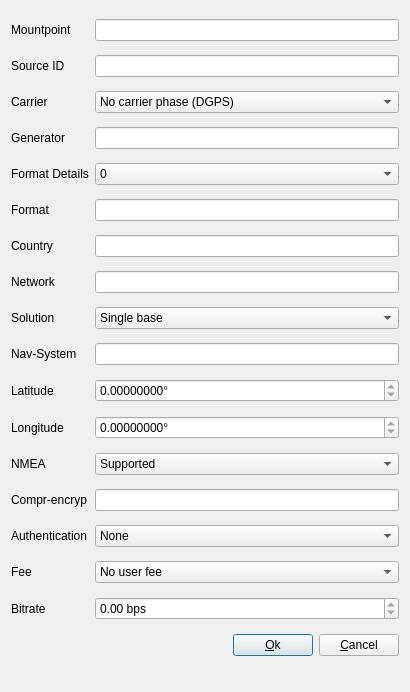
<?xml version="1.0" encoding="UTF-8"?>
<ui version="4.0">
 <class>MntpOptDialog</class>
 <widget class="QDialog" name="MntpOptDialog">
  <property name="geometry">
   <rect>
    <x>0</x>
    <y>0</y>
    <width>410</width>
    <height>692</height>
   </rect>
  </property>
  <property name="windowTitle">
   <string>Mountpoint Options</string>
  </property>
  <layout class="QGridLayout" name="gridLayout">
   <item row="11" column="1">
    <widget class="QDoubleSpinBox" name="sBSourceTable11">
     <property name="readOnly">
      <bool>true</bool>
     </property>
     <property name="suffix">
      <string>°</string>
     </property>
     <property name="decimals">
      <number>8</number>
     </property>
     <property name="minimum">
      <double>-180.000000000000000</double>
     </property>
     <property name="maximum">
      <double>360.000000000000000</double>
     </property>
    </widget>
   </item>
   <item row="15" column="1">
    <widget class="QComboBox" name="cBSourceTable17">
     <property name="toolTip">
      <string>Uage fee applied</string>
     </property>
     <item>
      <property name="text">
       <string>No user fee</string>
      </property>
     </item>
     <item>
      <property name="text">
       <string>Usage is charged</string>
      </property>
     </item>
    </widget>
   </item>
   <item row="1" column="0">
    <widget class="QLabel" name="Label14">
     <property name="text">
      <string>Source ID</string>
     </property>
    </widget>
   </item>
   <item row="14" column="1">
    <widget class="QComboBox" name="cBSourceTable16">
     <property name="toolTip">
      <string>Access protection for this data stream</string>
     </property>
     <item>
      <property name="text">
       <string>None</string>
      </property>
     </item>
     <item>
      <property name="text">
       <string>Basic</string>
      </property>
     </item>
     <item>
      <property name="text">
       <string>Digest</string>
      </property>
     </item>
    </widget>
   </item>
   <item row="11" column="0">
    <widget class="QLabel" name="Label9">
     <property name="text">
      <string>Longitude</string>
     </property>
    </widget>
   </item>
   <item row="16" column="0">
    <widget class="QLabel" name="Label13">
     <property name="text">
      <string>Bitrate</string>
     </property>
    </widget>
   </item>
   <item row="4" column="0">
    <widget class="QLabel" name="Label1">
     <property name="text">
      <string>Format Details</string>
     </property>
    </widget>
   </item>
   <item row="0" column="0">
    <widget class="QLabel" name="Label17">
     <property name="text">
      <string>Mountpoint</string>
     </property>
    </widget>
   </item>
   <item row="18" column="0" colspan="2">
    <widget class="QWidget" name="widget" native="true">
     <property name="sizePolicy">
      <sizepolicy hsizetype="Preferred" vsizetype="Fixed">
       <horstretch>0</horstretch>
       <verstretch>0</verstretch>
      </sizepolicy>
     </property>
     <layout class="QHBoxLayout" name="horizontalLayout">
      <property name="leftMargin">
       <number>0</number>
      </property>
      <property name="topMargin">
       <number>0</number>
      </property>
      <property name="rightMargin">
       <number>0</number>
      </property>
      <property name="bottomMargin">
       <number>0</number>
      </property>
      <item>
       <spacer name="horizontalSpacer">
        <property name="orientation">
         <enum>Qt::Horizontal</enum>
        </property>
        <property name="sizeHint" stdset="0">
         <size>
          <width>40</width>
          <height>20</height>
         </size>
        </property>
       </spacer>
      </item>
      <item>
       <widget class="QPushButton" name="btnOk">
        <property name="text">
         <string>&amp;Ok</string>
        </property>
        <property name="default">
         <bool>true</bool>
        </property>
       </widget>
      </item>
      <item>
       <widget class="QPushButton" name="btnCancel">
        <property name="text">
         <string>&amp;Cancel</string>
        </property>
       </widget>
      </item>
     </layout>
    </widget>
   </item>
   <item row="2" column="1">
    <widget class="QComboBox" name="cBSourceTable6">
     <item>
      <property name="text">
       <string>No carrier phase (DGPS)</string>
      </property>
     </item>
     <item>
      <property name="text">
       <string>L1 carrier phase (RTK)</string>
      </property>
     </item>
     <item>
      <property name="text">
       <string>L1 &amp; L2 carrier phase (RTK)</string>
      </property>
     </item>
    </widget>
   </item>
   <item row="10" column="0">
    <widget class="QLabel" name="Label8">
     <property name="text">
      <string>Latitude</string>
     </property>
    </widget>
   </item>
   <item row="5" column="0">
    <widget class="QLabel" name="Label2">
     <property name="text">
      <string>Format</string>
     </property>
    </widget>
   </item>
   <item row="7" column="0">
    <widget class="QLabel" name="Label4">
     <property name="text">
      <string>Network</string>
     </property>
    </widget>
   </item>
   <item row="13" column="0">
    <widget class="QLabel" name="Label10">
     <property name="text">
      <string>Compr-encryp</string>
     </property>
    </widget>
   </item>
   <item row="14" column="0">
    <widget class="QLabel" name="Label11">
     <property name="text">
      <string>Authentication</string>
     </property>
    </widget>
   </item>
   <item row="10" column="1">
    <widget class="QDoubleSpinBox" name="sBSourceTable10">
     <property name="readOnly">
      <bool>true</bool>
     </property>
     <property name="suffix">
      <string>°</string>
     </property>
     <property name="decimals">
      <number>8</number>
     </property>
     <property name="minimum">
      <double>-180.000000000000000</double>
     </property>
     <property name="maximum">
      <double>180.000000000000000</double>
     </property>
    </widget>
   </item>
   <item row="8" column="1">
    <widget class="QComboBox" name="cBSourceTable13">
     <item>
      <property name="text">
       <string>Single base</string>
      </property>
     </item>
     <item>
      <property name="text">
       <string>Network</string>
      </property>
     </item>
    </widget>
   </item>
   <item row="1" column="1">
    <widget class="QLineEdit" name="lESourceTable3">
     <property name="toolTip">
      <string>Source identifier, e.g. location</string>
     </property>
     <property name="readOnly">
      <bool>true</bool>
     </property>
    </widget>
   </item>
   <item row="2" column="0">
    <widget class="QLabel" name="Label15">
     <property name="text">
      <string>Carrier</string>
     </property>
    </widget>
   </item>
   <item row="0" column="1">
    <widget class="QLineEdit" name="lEMountPoint">
     <property name="toolTip">
      <string>Mountpoint name</string>
     </property>
    </widget>
   </item>
   <item row="9" column="1">
    <widget class="QLineEdit" name="lESourceTable7">
     <property name="toolTip">
      <string>Supported navigation systems</string>
     </property>
     <property name="readOnly">
      <bool>true</bool>
     </property>
    </widget>
   </item>
   <item row="3" column="0">
    <widget class="QLabel" name="Label16">
     <property name="text">
      <string>Generator</string>
     </property>
    </widget>
   </item>
   <item row="8" column="0">
    <widget class="QLabel" name="Label6">
     <property name="text">
      <string>Solution</string>
     </property>
    </widget>
   </item>
   <item row="15" column="0">
    <widget class="QLabel" name="Label12">
     <property name="text">
      <string>Fee</string>
     </property>
    </widget>
   </item>
   <item row="4" column="1">
    <widget class="QComboBox" name="cBSourceTable5">
     <item>
      <property name="text">
       <string>0</string>
      </property>
     </item>
     <item>
      <property name="text">
       <string>1</string>
      </property>
     </item>
     <item>
      <property name="text">
       <string>2</string>
      </property>
     </item>
     <item>
      <property name="text">
       <string>3</string>
      </property>
     </item>
    </widget>
   </item>
   <item row="9" column="0">
    <widget class="QLabel" name="Label7">
     <property name="text">
      <string>Nav-System</string>
     </property>
    </widget>
   </item>
   <item row="7" column="1">
    <widget class="QLineEdit" name="lESourceTable8">
     <property name="toolTip">
      <string>Network name</string>
     </property>
     <property name="readOnly">
      <bool>true</bool>
     </property>
    </widget>
   </item>
   <item row="5" column="1">
    <widget class="QLineEdit" name="lESourceTable4">
     <property name="toolTip">
      <string>Supported data stream format and  version</string>
     </property>
     <property name="readOnly">
      <bool>true</bool>
     </property>
    </widget>
   </item>
   <item row="3" column="1">
    <widget class="QLineEdit" name="lESourceTable14">
     <property name="toolTip">
      <string>Hard- or software generating the data stream</string>
     </property>
     <property name="readOnly">
      <bool>true</bool>
     </property>
    </widget>
   </item>
   <item row="6" column="0">
    <widget class="QLabel" name="Label3">
     <property name="text">
      <string>Country</string>
     </property>
    </widget>
   </item>
   <item row="13" column="1">
    <widget class="QLineEdit" name="lESourceTable15">
     <property name="toolTip">
      <string>Compression/Encryption algorithm applied</string>
     </property>
     <property name="readOnly">
      <bool>true</bool>
     </property>
    </widget>
   </item>
   <item row="6" column="1">
    <widget class="QLineEdit" name="lESourceTable9">
     <property name="toolTip">
      <string>Country code</string>
     </property>
     <property name="readOnly">
      <bool>true</bool>
     </property>
    </widget>
   </item>
   <item row="16" column="1">
    <widget class="QDoubleSpinBox" name="sBSourceTable18">
     <property name="toolTip">
      <string>Bite rate of data stream in bits per second</string>
     </property>
     <property name="readOnly">
      <bool>true</bool>
     </property>
     <property name="suffix">
      <string> bps</string>
     </property>
     <property name="maximum">
      <double>100000.000000000000000</double>
     </property>
    </widget>
   </item>
   <item row="12" column="0">
    <widget class="QLabel" name="Label18">
     <property name="toolTip">
      <string>&lt;html&gt;&lt;head/&gt;&lt;body&gt;&lt;p&gt;Capability of Caster to receive NMEA message with approximate position from Client&lt;/p&gt;&lt;/body&gt;&lt;/html&gt;</string>
     </property>
     <property name="text">
      <string>NMEA</string>
     </property>
    </widget>
   </item>
   <item row="12" column="1">
    <widget class="QComboBox" name="cBSourceTable12">
     <item>
      <property name="text">
       <string>Supported</string>
      </property>
     </item>
     <item>
      <property name="text">
       <string>Unsupported</string>
      </property>
     </item>
    </widget>
   </item>
  </layout>
 </widget>
 <resources/>
 <connections/>
</ui>
